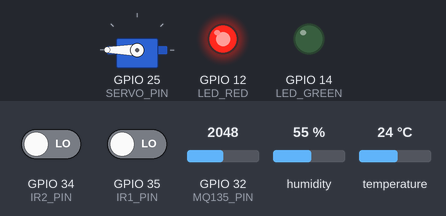
Recording of a sketch running on a simulated ESP32. Parts: servo, output pins drawn as LEDs (lit = HIGH). Inputs (shaded band) come from the test bench; at power-on: GPIO 32 (MQ135_PIN) = 2048, GPIO 34 (IR2_PIN) LOW, GPIO 35 (IR1_PIN) LOW, humidity 55 %, temperature 24 °C. WiFi joins after 1.5 s; servers stay silent unless stated; uploads are accepted with an empty reply; the local clock reads 2024-03-15 10:24:30 at power-on unless the sketch sets it; servo pulses on a pin are drawn as a servo (544–2400 µs = 0–180°); what the sketch prints to the serial monitor is not drawn.

Above: at 7.7 s.
7.8 s: GPIO 32 (MQ135_PIN) set to 424
11.7 s: GPIO 32 (MQ135_PIN) set to 373
At 12.2 s:
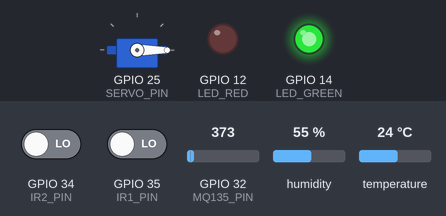
13.2 s: GPIO 32 (MQ135_PIN) set to 491
At 14.4 s:
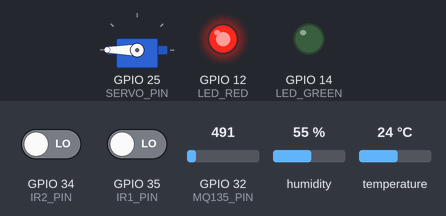
14.7 s: GPIO 32 (MQ135_PIN) set to 216
At 15.7 s:
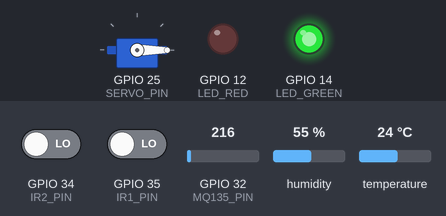
Timing chart, 0 to 17.7 s (numbered marks = the images above; inputs shaded):
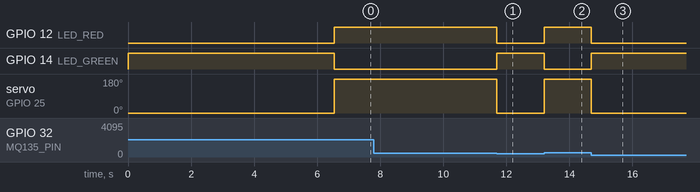

The sketch:

cleanroom.ino
```cpp
// ============================================================
//  Clean Room Monitor & Access Controller
//  ESP32 firmware — Arduino C++
//  Board: ESP32 Dev Module (Espressif via Board Manager)
//
//  Required libraries (install via Library Manager):
//    - "DHT sensor library" by Adafruit
//    - "ArduinoJson"        by Benoit Blanchon
//
//  Motor: SG90 servo — PWM via LEDC
//
//  MQ-135 AO: voltage divider REQUIRED before ADC pin
//         10kΩ from AO to GPIO32, 20kΩ from GPIO32 to GND
//         Brings 0–5V sensor output down to 0–3.3V safe range
//
//  WiFi note: test on the exact demo network early.
//         University networks often block unknown devices.
//         Have a phone hotspot ready as fallback.
// ============================================================

#include <WiFi.h>
#include <HTTPClient.h>
#include <DHT.h>
#include <ArduinoJson.h>

// ------------------------------------------------------------
//  WiFi & Backend config — fill in before flashing
// ------------------------------------------------------------
const char* WIFI_SSID     = "iPhone";
const char* WIFI_PASSWORD = "123456789098";
const char* BACKEND_URL   = "https://esp-cleanroom-g0crf6czagc8addj.spaincentral-01.azurewebsites.net";

// ------------------------------------------------------------
//  Pin assignments — wiring MUST match these exactly
// ------------------------------------------------------------
#define IR1_PIN      35   // ADC1 — outer IR sensor (triggers first on entry)
#define IR2_PIN      34   // ADC1 — inner IR sensor (triggers second on entry)
#define MQ135_PIN    32   // ADC1 ONLY — ADC2 is dead when WiFi is active
#define DHT_PIN      15  // DHT11 data

// Servo motor SG90 — single PWM pin
#define SERVO_PIN    25

#define BUZZER_PIN   26   // Passive buzzer — PWM via ledcWriteTone(), NOT digitalWrite()
#define LED_RED      12
#define LED_GREEN    14

// ------------------------------------------------------------
//  DHT11
// ------------------------------------------------------------
#define DHT_TYPE DHT11
DHT dht(DHT_PIN, DHT_TYPE);

// ------------------------------------------------------------
// SG90 servo — controlled via ESP32 LEDC PWM
// 50Hz, duty: ~1ms (off/closed) to ~2ms (on/open)
// Using LEDC channel separate from buzzer
void servoWrite(int angle) {
  // angle 0-180, maps to ~500us-~2400us pulse at 50Hz (20ms period)
  // LEDC 16-bit resolution: 65535 ticks = 20ms
  // 500us  = 65535 * 0.5/20  = ~1638
  // 2400us = 65535 * 2.4/20  = ~7864
  int duty = map(angle, 0, 180, 1638, 7864);
  ledcWrite(SERVO_PIN, duty);
}

void servoOn()  { servoWrite(180);  }  // spin position
void servoOff() { servoWrite(0);   }  // rest position

// ------------------------------------------------------------
//  MQ-135 warm-up
//  Sensor needs ~20 min after power-on before readings are
//  accurate. Fan auto-mode and LED alert logic treat the
//  sensor as non-critical until the flag clears.
//  Data is still posted to /data the whole time.
// ------------------------------------------------------------
//const unsigned long MQ135_WARMUP_MS = 20UL * 60UL * 1000UL;  // 20 minutes
// const unsigned long MQ135_WARMUP_MS = 2UL * 60UL * 1000UL;
const unsigned long MQ135_WARMUP_MS = 0;
bool mq135_ready = false;

// ------------------------------------------------------------
//  Configurable thresholds — updated from /config every 10s
// ------------------------------------------------------------
int  max_capacity        = 5;
int  air_quality_thresh  = 400;
int  buzzer_duration_ms  = 5000;
int  buzzer_cooldown_ms  = 15000;

// ------------------------------------------------------------
//  Runtime state
// ------------------------------------------------------------
int  occupancy    = 0;
int  entry_count  = 0;
int  exit_count   = 0;

// IR directional detection
bool          ir1_triggered    = false;
bool          ir2_triggered    = false;
unsigned long ir_lockout_until = 0;
const unsigned long IR_LOCKOUT_MS = 3000;

// Buzzer FSM
enum BuzzerState { BUZZER_IDLE, BUZZER_ACTIVE, BUZZER_COOLDOWN };
BuzzerState   buzzer_state       = BUZZER_IDLE;
unsigned long buzzer_state_until = 0;
bool          buzzer_silenced    = false;

// Fan
enum FanMode { FAN_AUTO, FAN_ON, FAN_OFF };
FanMode fan_mode    = FAN_AUTO;
bool    fan_running = false;

// Sensor readings
float temperature = 0.0;
float humidity    = 0.0;
int   air_quality = 0;

// Timing
unsigned long last_sensor_post  = 0;
unsigned long last_config_fetch = 0;
const unsigned long SENSOR_INTERVAL_MS = 2000;
const unsigned long CONFIG_INTERVAL_MS = 10000;

// FreeRTOS queue for IR events → HTTP task
QueueHandle_t ir_event_queue;

// ============================================================
//  Forward declarations
// ============================================================
void connectWiFi();
void httpTask(void* param);
void handleIR();
void resetIR(unsigned long now);
void handleBuzzer(unsigned long now);
void buzzerOn();
void buzzerOff();
const char* buzzerStateStr();
void servoWrite(int angle);
void servoOn();
void servoOff();
void readSensors();
void handleFan();
const char* fanStateStr();
void updateLEDs();
void postSensorData();
void postIREvent(const char* event_type);
void fetchConfig();

// ============================================================
//  SETUP
// ============================================================
void setup() {
  Serial.begin(115200);
  Serial.println("\n=== Clean Room Monitor booting ===");

  pinMode(IR1_PIN, INPUT);
  pinMode(IR2_PIN, INPUT);

  ledcAttach(SERVO_PIN, 50, 16);  // 50Hz, 16-bit resolution
  servoOff();

  pinMode(LED_RED,   OUTPUT);
  pinMode(LED_GREEN, OUTPUT);

  ledcAttach(BUZZER_PIN, 2000, 8);
  ledcWrite(BUZZER_PIN, 0);

  digitalWrite(LED_RED,   LOW);
  digitalWrite(LED_GREEN, HIGH);  // green on at boot — nominal state

  dht.begin();

  //fan_running = true;

  connectWiFi();
  configTime(0, 0, "pool.ntp.org");  // sync time via NTP

  delay(5000);  // wait for NTP sync

  ir_event_queue = xQueueCreate(8, 8);  // 8 slots, 8 bytes each
  xTaskCreatePinnedToCore(httpTask, "http", 8192, NULL, 1, NULL, 0);  // core 0

  Serial.printf("[MQ135] Warm-up started — readings trusted after %.0f min\n",
                (float)MQ135_WARMUP_MS / 60000.0);
  Serial.println("=== Boot complete ===\n");
}

// ============================================================
//  LOOP
// ============================================================
void loop() {
  unsigned long now = millis();

  if (!mq135_ready && now >= MQ135_WARMUP_MS) {
    mq135_ready = true;
    Serial.println("[MQ135] Warm-up complete — readings now trusted");
  }

  handleIR();
  handleBuzzer(now);
  readSensors();
  handleFan();
  updateLEDs();

  // servo is set once in handleFan — no per-loop advance needed

  delay(1);
}

// ============================================================
//  HTTP TASK — runs on core 0, loop() on core 1
//  Handles all blocking HTTP so loop() never stalls
// ============================================================
void httpTask(void* param) {
  char ir_event[8];
  while (true) {
    unsigned long now = millis();

    // IR event — immediate, from queue
    if (xQueueReceive(ir_event_queue, ir_event, 0) == pdTRUE) {
      postIREvent(ir_event);
    }

    // Periodic sensor POST
    if (now - last_sensor_post >= SENSOR_INTERVAL_MS) {
      last_sensor_post = now;
      postSensorData();
    }

    // Periodic config GET
    if (now - last_config_fetch >= CONFIG_INTERVAL_MS) {
      last_config_fetch = now;
      fetchConfig();
    }

    vTaskDelay(pdMS_TO_TICKS(10));
  }
}

// ============================================================
//  WiFi
// ============================================================
void connectWiFi() {
  Serial.printf("Connecting to WiFi: %s\n", WIFI_SSID);
  WiFi.begin(WIFI_SSID, WIFI_PASSWORD);
  int attempts = 0;
  while (WiFi.status() != WL_CONNECTED && attempts < 30) {
    delay(500);
    Serial.print(".");
    attempts++;
  }
  if (WiFi.status() == WL_CONNECTED) {
    Serial.printf("\nWiFi connected! IP: %s\n", WiFi.localIP().toString().c_str());
  } else {
    Serial.println("\nWiFi FAILED — running offline mode. Automation still active.");
  }
}

// ============================================================
//  IR SENSOR — directional people counting
//  IR1 first → IR2 : entry (occupancy++)
//  IR2 first → IR1 : exit  (occupancy--)
//  1.5s lockout after each valid event to prevent spam
// ============================================================
enum SystemState {
    IDLE,
    ENTERING_STEP_1, // IR1 hit
    ENTERING_STEP_2, // IR1 hit -> IR2 hit
    EXITING_STEP_1,  // IR2 hit
    EXITING_STEP_2   // IR2 hit -> IR1 hit
};

void handleIR() {
    unsigned long now = millis();
    if (now < ir_lockout_until) return;

    bool ir1 = (digitalRead(IR1_PIN) == LOW);
    bool ir2 = (digitalRead(IR2_PIN) == LOW);

    static SystemState state = IDLE;
    static unsigned long state_start = 0;

    static unsigned long last_debug = 0;
    if ((ir1 || ir2) && (millis() - last_debug >= 200)) {
        last_debug = millis();
        Serial.printf("[IR_DBG] ir1=%d ir2=%d state=%d lockout=%lu\n", ir1, ir2, (int)state, ir_lockout_until > millis() ? ir_lockout_until - millis() : 0UL);
    }

    // Global Timeout to prevent stuck states
    if (state != IDLE && (now - state_start > 3000)) {
        state = IDLE;
    }

    switch (state) {
        case IDLE:
            // Strict check: One MUST be low while the other is HIGH
            if (ir1 && !ir2) {
                state = ENTERING_STEP_1;
                state_start = now;
            } else if (ir2 && !ir1) {
                state = EXITING_STEP_1;
                state_start = now;
            }
            break;

        case ENTERING_STEP_1:
            // Waiting for IR2 to be triggered while IR1 is still (or was) active
            if (ir2) {
                state = ENTERING_STEP_2;
            }
            break;

        case ENTERING_STEP_2: {
            occupancy++;
            entry_count++;
            Serial.printf("[IR] ENTRY — occupancy now %d\n", occupancy);
            char ev[] = "entry";
            xQueueSend(ir_event_queue, ev, 0);
            resetIR(now);
            state = IDLE;
            break;
        }
        case EXITING_STEP_1:
            if (ir1) {
                state = EXITING_STEP_2;
            }
            break;

        case EXITING_STEP_2: {
            if (occupancy > 0) occupancy--;
            exit_count++;
            Serial.printf("[IR] EXIT — occupancy now %d\n", occupancy);
            char ev[] = "exit";
            xQueueSend(ir_event_queue, ev, 0);
            resetIR(now);
            state = IDLE;
            break;
        }
    }
}

void resetIR(unsigned long now) {
  ir1_triggered    = false;
  ir2_triggered    = false;
  ir_lockout_until = now + IR_LOCKOUT_MS;
  buzzer_silenced  = false;
  // reset trigger timer — defined as static in handleIR, workaround via flag
}

// ============================================================
//  BUZZER FSM
//  IDLE     → overcapacity triggers ACTIVE for buzzer_duration_ms
//  ACTIVE   → times out or silenced → COOLDOWN for buzzer_cooldown_ms
//  COOLDOWN → times out → back to IDLE
// ============================================================
void handleBuzzer(unsigned long now) {
  bool overcapacity = (occupancy > max_capacity);

  switch (buzzer_state) {
    case BUZZER_IDLE:
      if (overcapacity && !buzzer_silenced) {
        buzzerOn();
        buzzer_state       = BUZZER_ACTIVE;
        buzzer_state_until = now + buzzer_duration_ms;
        Serial.println("[BUZZER] ACTIVE — overcapacity");
      }
      break;

    case BUZZER_ACTIVE:
      if (buzzer_silenced || now >= buzzer_state_until) {
        buzzerOff();
        buzzer_state       = BUZZER_COOLDOWN;
        buzzer_state_until = now + buzzer_cooldown_ms;
        Serial.println("[BUZZER] COOLDOWN");
      }
      break;

    case BUZZER_COOLDOWN:
      if (now >= buzzer_state_until) {
        buzzer_state    = BUZZER_IDLE;
        buzzer_silenced = false;
        Serial.println("[BUZZER] IDLE");
      }
      break;
  }
}

void buzzerOn()  { ledcWriteTone(BUZZER_PIN, 2000); }
void buzzerOff() { ledcWriteTone(BUZZER_PIN, 0); }

const char* buzzerStateStr() {
  switch (buzzer_state) {
    case BUZZER_ACTIVE:   return "active";
    case BUZZER_COOLDOWN: return "cooldown";
    default:              return "idle";
  }
}

// ============================================================
//  SENSORS
// ============================================================
void readSensors() {
  static unsigned long last_dht = 0;
  unsigned long now = millis();
  if (now - last_dht >= 2000) {
    last_dht = now;
    float t = dht.readTemperature();
    float h = dht.readHumidity();
    if (!isnan(t)) temperature = t;
    if (!isnan(h)) {
      humidity = h;
      Serial.printf("[DHT] %.1f°C  %.0f%%\n", temperature, humidity);
    } else {
      Serial.println("[DHT] NaN — check wiring on GPIO27");
    }
  }
  // MQ-135: AO through voltage divider (10kΩ+10kΩ) → GPIO32
  // Raw ADC value 0–4095 — backend interprets the scale
  air_quality = analogRead(MQ135_PIN);
}

// ============================================================
//  FAN (stepper motor — non-blocking, stepped in loop())
//  fan_mode comes from /config fan_override field:
//    "on"   → FAN_ON  : run regardless of sensor
//    "off"  → FAN_OFF : stop regardless of sensor
//    "auto" → FAN_AUTO: run when air_quality > threshold
//                       (ignored during MQ-135 warm-up)
// ============================================================
void handleFan() {
  bool should_run;
  switch (fan_mode) {
    case FAN_ON:  should_run = true;  break;
    case FAN_OFF: should_run = false; break;
    default:
      should_run = mq135_ready && (air_quality > air_quality_thresh);
      break;
  }

  if (should_run != fan_running) {
    fan_running = should_run;
    if (fan_running) servoOn(); else servoOff();
    Serial.printf("[FAN] %s (mode=%s, aq=%d, mq_ready=%s)\n",
      fan_running ? "ON" : "OFF",
      fan_mode == FAN_AUTO ? "auto" : (fan_mode == FAN_ON ? "manual_on" : "manual_off"),
      air_quality,
      mq135_ready ? "yes" : "no");
  }
}

const char* fanStateStr() {
  if (!fan_running) return fan_mode == FAN_OFF ? "manual_off" : "auto_off";
  return fan_mode == FAN_ON ? "manual_on" : "auto_on";
}

// ============================================================
//  LEDs
//  Red  → overcapacity OR air quality critical (sensor trusted)
//  Green→ nominal
// ============================================================
void updateLEDs() {
  bool aq_alert = mq135_ready && (air_quality > air_quality_thresh);
  bool alert    = (occupancy > max_capacity) || aq_alert;
  digitalWrite(LED_RED,   alert ? HIGH : LOW);
  digitalWrite(LED_GREEN, alert ? LOW  : HIGH);
}

// ============================================================
//  HTTP — POST /data  (every 2s)
// ============================================================
void postSensorData() {
  if (WiFi.status() != WL_CONNECTED) return;

  StaticJsonDocument<256> doc;
  doc["timestamp"]    = (unsigned long)time(nullptr);
  doc["occupancy"]    = occupancy;
  doc["max_capacity"] = max_capacity;
  doc["temperature"]  = temperature;
  doc["humidity"]     = humidity;
  doc["air_quality"]  = air_quality;
  doc["fan_state"]    = fanStateStr();
  doc["buzzer_state"] = buzzerStateStr();
  doc["entry_count"]  = entry_count;
  doc["exit_count"]   = exit_count;

  String body;
  serializeJson(doc, body);

  HTTPClient http;
  http.begin(String(BACKEND_URL) + "/data");
  http.addHeader("Content-Type", "application/json");
  int code = http.POST(body);
  Serial.printf("[HTTP] POST /data → %d\n", code);
  http.end();
}

// ============================================================
//  HTTP — POST /event  (immediate on IR detection)
// ============================================================
void postIREvent(const char* event_type) {
  if (WiFi.status() != WL_CONNECTED) return;

  StaticJsonDocument<128> doc;
  doc["timestamp"]       = (unsigned long)time(nullptr);
  doc["event"]           = event_type;
  doc["occupancy_after"] = occupancy;

  String body;
  serializeJson(doc, body);

  HTTPClient http;
  http.begin(String(BACKEND_URL) + "/event");
  http.addHeader("Content-Type", "application/json");
  int code = http.POST(body);
  Serial.printf("[HTTP] POST /event (%s) → %d\n", event_type, code);
  http.end();
}

// ============================================================
//  HTTP — GET /config  (every 10s)
//  Picks up threshold and override changes from the dashboard
// ============================================================
void fetchConfig() {
  if (WiFi.status() != WL_CONNECTED) return;

  HTTPClient http;
  http.begin(String(BACKEND_URL) + "/config");
  int code = http.GET();

  if (code == 200) {
    String payload = http.getString();
    StaticJsonDocument<256> doc;
    if (!deserializeJson(doc, payload)) {
      max_capacity        = doc["max_capacity"]          | max_capacity;
      air_quality_thresh  = doc["air_quality_threshold"] | air_quality_thresh;
      // Explicitly cast to prevent overflow and bitwise corruption
      buzzer_duration_ms = doc["buzzer_duration_s"].is<int>()
                          ? (doc["buzzer_duration_s"].as<uint32_t>() * 1000)
                          : buzzer_duration_ms;

      buzzer_cooldown_ms = doc["cooldown_duration_s"].is<int>()
                          ? (doc["cooldown_duration_s"].as<uint32_t>() * 1000)
                          : buzzer_cooldown_ms;

      const char* fm = doc["fan_override"] | "auto";
      if      (strcmp(fm, "on")  == 0) fan_mode = FAN_ON;
      else if (strcmp(fm, "off") == 0) fan_mode = FAN_OFF;
      else                             fan_mode = FAN_AUTO;

      // buzzer_silence = 1 from frontend → silence active buzzer immediately
      if (doc["buzzer_silence"] | false) buzzer_silenced = true;

      Serial.printf("[CONFIG] cap=%d aq_thresh=%d buz_dur=%dms buz_cool=%dms fan=%s\n",
        max_capacity, air_quality_thresh,
        buzzer_duration_ms, buzzer_cooldown_ms, fm);
    }
  } else {
    Serial.printf("[HTTP] GET /config → %d\n", code);
  }
  http.end();
}
```

Measured:
- the behaviour switches between 401 and 400 on GPIO 32 (MQ135_PIN) (found by bisection; images 0 and 1)
- after the input at 7.8 s, every drawn part: stays the same
- after the input at 11.7 s, GPIO 12 (LED_RED): HIGH → LOW at once; GPIO 14 (LED_GREEN): LOW → HIGH at once; servo on GPIO 25 (SERVO_PIN): 180° → 0° at once
- after the input at 13.2 s, GPIO 12 (LED_RED): LOW → HIGH at once; GPIO 14 (LED_GREEN): HIGH → LOW at once; servo on GPIO 25 (SERVO_PIN): 0° → 180° at once
- after the input at 14.7 s, GPIO 12 (LED_RED): HIGH → LOW at once; GPIO 14 (LED_GREEN): LOW → HIGH at once; servo on GPIO 25 (SERVO_PIN): 180° → 0° at once
